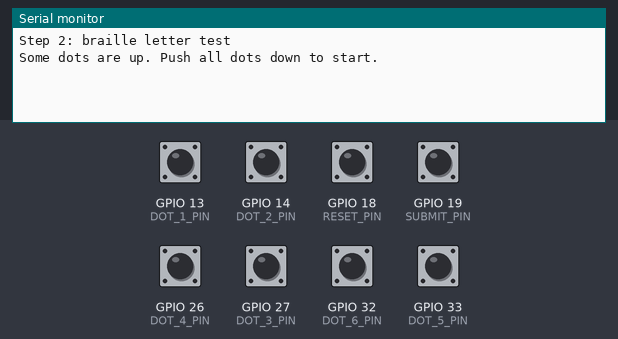
Bench run of a sketch on a simulated ESP32. On the bench: the last lines printed to the serial monitor. The inputs (shaded band) are chosen by the test bench; at power-on: GPIO 13 (DOT_1_PIN), GPIO 14 (DOT_2_PIN), GPIO 18 (RESET_PIN), GPIO 19 (SUBMIT_PIN), GPIO 26 (DOT_4_PIN), GPIO 27 (DOT_3_PIN), GPIO 32 (DOT_6_PIN), GPIO 33 (DOT_5_PIN) HIGH.

Above: at 1.2 s.
1.3 s: GPIO 13 (DOT_1_PIN) pulled LOW for 0.15 s
At 2.0 s:
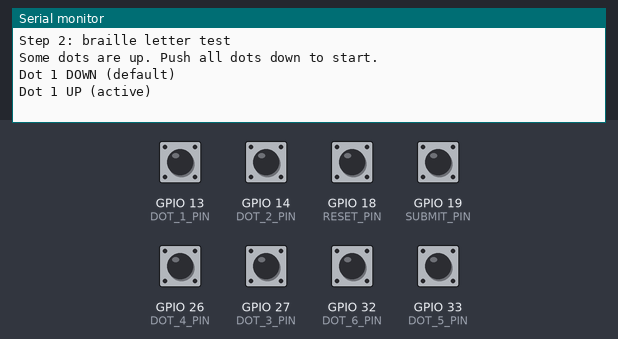
2.9 s: GPIO 18 (RESET_PIN) pulled LOW for 0.15 s
At 3.7 s:
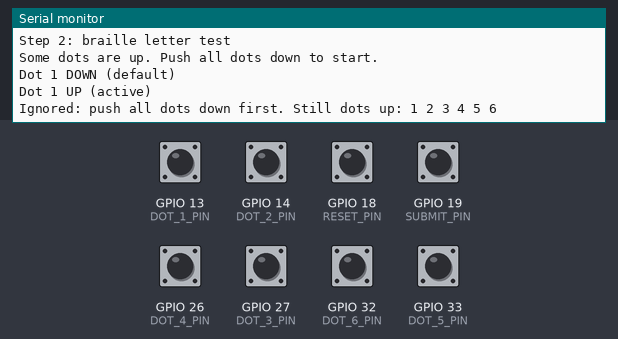
4.5 s: GPIO 14 (DOT_2_PIN) pulled LOW for 0.15 s
At 4.66 s:
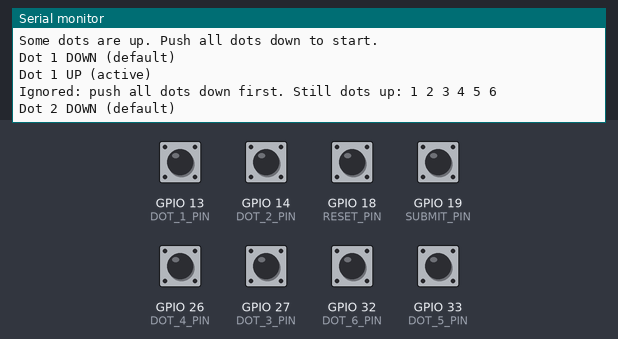
6.1 s: GPIO 26 (DOT_4_PIN) pulled LOW for 0.15 s
At 6.9 s:
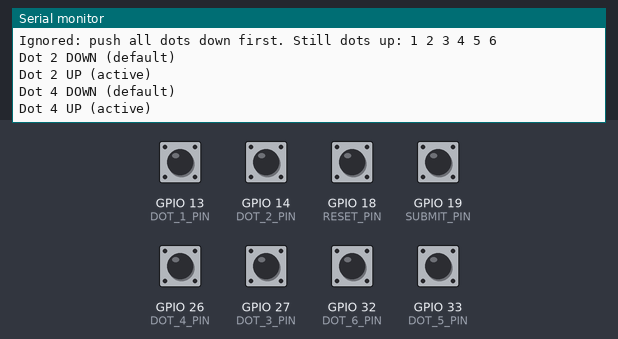
7.7 s: GPIO 27 (DOT_3_PIN) pulled LOW for 0.15 s
At 9.0 s:
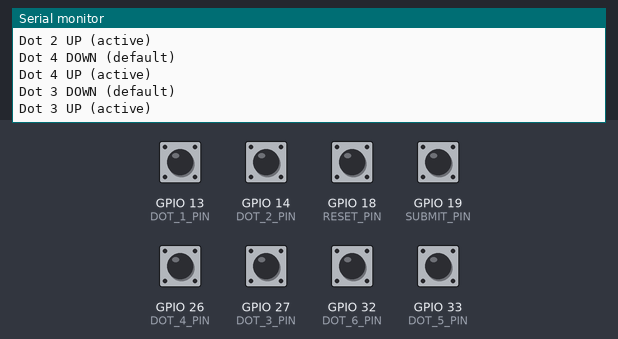
9.3 s: GPIO 32 (DOT_6_PIN) pulled LOW for 0.15 s
At 10.5 s:
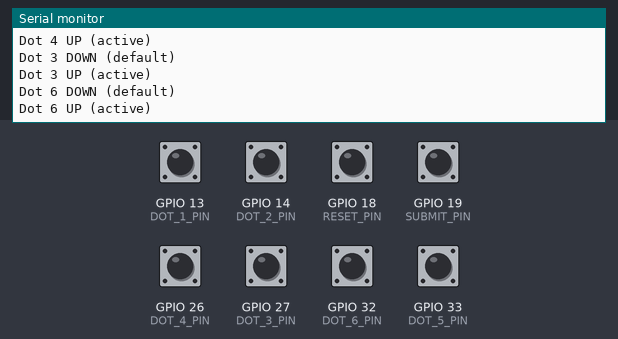
Timing chart, 0 to 11.9 s (numbered marks = the images above; inputs shaded):
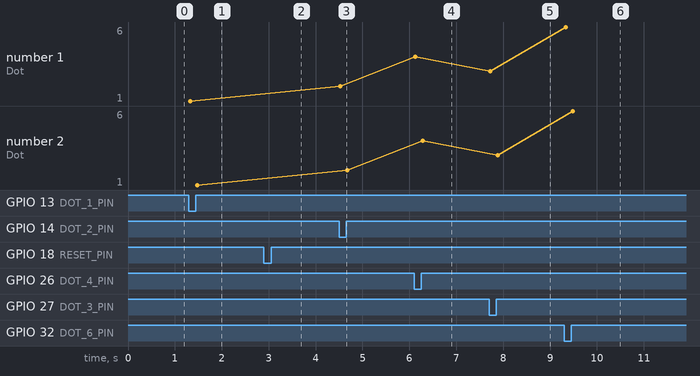

The sketch:

Braille-letter-coding.ino
```cpp
// Step 2: dots -> mask -> letter, shown on the Serial Monitor (no Bluetooth yet).
//
// Button logic on this device:
//  - Dots 1-6 are LATCHING buttons with REVERSED logic:
//      pushed down (locked) = default = pin LOW
//      up                   = active dot = pin HIGH
//  - Submit (V) and Reset (X) are normal momentary push buttons:
//      pressed = pin LOW (button to GND, internal pull-up)
//
// Flow:
//  READY            -> user raises dots, presses V -> mask + letter printed
//  WAITING_ANSWER   -> the app will answer later over Bluetooth. For now YOU are
//                      the app: type 1 (correct) or 2 (incorrect) in the Serial Monitor.
//  WAITING_DOTS_DOWN-> device ignores Submit until all 6 dots are pushed down again,
//                      so an old letter can never be sent twice.
//  Reset (X) in READY: cancels the letter locally (nothing sent to the app) and goes
//                      to WAITING_DOTS_DOWN, the same wait as after an answer.

// --- Pins (as wired on the breadboard, 23 Nov 2026) ---
const int DOT_1_PIN = 13;
const int DOT_2_PIN = 14;
const int DOT_3_PIN = 27;
const int DOT_4_PIN = 26;
const int DOT_5_PIN = 33;
const int DOT_6_PIN = 32;
const int RESET_PIN = 18;    // X
const int SUBMIT_PIN = 19;   // V

const int NUM_DOTS = 6;
const int dotPins[NUM_DOTS] = {DOT_1_PIN, DOT_2_PIN, DOT_3_PIN, DOT_4_PIN, DOT_5_PIN, DOT_6_PIN};

// Reversed logic for the latching dots: a dot is active when its button is UP.
const int DOT_ACTIVE = HIGH;
// Normal logic for the momentary V and X buttons.
const int BUTTON_PRESSED = LOW;

// Contacts bounce for a few ms; accept a new state only after it is stable this long.
const unsigned long DEBOUNCE_MS = 30;

// Answer bytes, same values as Filip's BLE protocol (Control characteristic).
const char ANSWER_CORRECT = '1';    // will be 0x01 over Bluetooth
const char ANSWER_INCORRECT = '2';  // will be 0x02 over Bluetooth

// --- Braille table: same masks as Filip's handover document ---
// Mask bits: dot 1 = 1, dot 2 = 2, dot 3 = 4, dot 4 = 8, dot 5 = 16, dot 6 = 32.
const uint8_t LETTER_MASKS[26] = {
  1,  3,  9, 25, 17, 11, 27, 19, 10, 26,   // a-j
  5,  7, 13, 29, 21, 15, 31, 23, 14, 30,   // k-t
  37, 39, 58, 45, 61, 53                   // u-z
};

// --- Debounced input (one per pin) ---
struct DebouncedPin {
  int pin;
  int stableState;
  int lastRaw;
  unsigned long lastChangeMs;
};

DebouncedPin dots[NUM_DOTS];
DebouncedPin submitButton;
DebouncedPin resetButton;

void initPin(DebouncedPin &p, int pin) {
  pinMode(pin, INPUT_PULLUP);
  p.pin = pin;
  p.stableState = digitalRead(pin);
  p.lastRaw = p.stableState;
  p.lastChangeMs = 0;
}

// Updates the debounced state. Returns true only at the moment the state changes.
bool updatePin(DebouncedPin &p, unsigned long now) {
  int raw = digitalRead(p.pin);
  if (raw != p.lastRaw) {
    p.lastRaw = raw;
    p.lastChangeMs = now;
  }
  if (raw != p.stableState && (now - p.lastChangeMs) >= DEBOUNCE_MS) {
    p.stableState = raw;
    return true;
  }
  return false;
}

// --- Device states ---
enum DeviceState { READY, WAITING_ANSWER, WAITING_DOTS_DOWN };
DeviceState state = READY;

uint8_t readMask() {
  uint8_t mask = 0;
  for (int i = 0; i < NUM_DOTS; i++) {
    if (dots[i].stableState == DOT_ACTIVE) {
      mask |= (1 << i);   // dot 1 -> bit 0 ... dot 6 -> bit 5
    }
  }
  return mask;
}

// Returns 'a'-'z', or '?' if the mask is not a letter (0 = empty cell).
char maskToLetter(uint8_t mask) {
  for (int i = 0; i < 26; i++) {
    if (LETTER_MASKS[i] == mask) {
      return 'a' + i;
    }
  }
  return '?';
}

void printDots(uint8_t mask) {
  Serial.print("dots up: ");
  bool any = false;
  for (int i = 0; i < NUM_DOTS; i++) {
    if (mask & (1 << i)) {
      Serial.print(i + 1);
      Serial.print(' ');
      any = true;
    }
  }
  if (!any) {
    Serial.print("none ");
  }
}

void setup() {
  Serial.begin(115200);
  for (int i = 0; i < NUM_DOTS; i++) {
    initPin(dots[i], dotPins[i]);
  }
  initPin(submitButton, SUBMIT_PIN);
  initPin(resetButton, RESET_PIN);

  Serial.println("Step 2: braille letter test");
  if (readMask() != 0) {
    // Start in the "wait" state so dots left up from before are not sent by accident.
    state = WAITING_DOTS_DOWN;
    Serial.println("Some dots are up. Push all dots down to start.");
  } else {
    Serial.println("READY: raise dots for a letter, then press V.");
  }
}

void loop() {
  unsigned long now = millis();

  // Report every dot change, so you can follow what the device sees.
  for (int i = 0; i < NUM_DOTS; i++) {
    if (updatePin(dots[i], now)) {
      Serial.print("Dot ");
      Serial.print(i + 1);
      Serial.println(dots[i].stableState == DOT_ACTIVE ? " UP (active)" : " DOWN (default)");
    }
  }

  bool submitPressed = updatePin(submitButton, now) && submitButton.stableState == BUTTON_PRESSED;
  bool resetPressed  = updatePin(resetButton, now)  && resetButton.stableState == BUTTON_PRESSED;

  switch (state) {
    case READY:
      if (resetPressed) {
        // Reset (X) is local only: nothing is sent to the app.
        // Like after an answer, the user must push all dots down before typing again.
        Serial.println("RESET: letter cancelled (nothing sent). Push all dots down to continue.");
        state = WAITING_DOTS_DOWN;
        break;
      }
      if (submitPressed) {
        uint8_t mask = readMask();
        Serial.print("SUBMIT  ");
        printDots(mask);
        Serial.print(" mask = ");
        Serial.print(mask);
        Serial.print("  letter = ");
        Serial.println(maskToLetter(mask));
        Serial.println("Waiting for answer: type 1 (correct) or 2 (incorrect)");
        state = WAITING_ANSWER;
      }
      break;

    case WAITING_ANSWER:
      if (submitPressed) {
        Serial.println("V ignored: still waiting for the answer");
      }
      if (resetPressed) {
        // The letter was already sent, so the app's answer must still arrive first.
        Serial.println("X ignored: still waiting for the answer");
      }
      if (Serial.available() > 0) {
        char c = Serial.read();
        if (c == ANSWER_CORRECT || c == ANSWER_INCORRECT) {
          Serial.println(c == ANSWER_CORRECT ? "Answer: CORRECT" : "Answer: INCORRECT");
          Serial.println("Push all dots down to continue.");
          state = WAITING_DOTS_DOWN;
        }
        // Other characters (like the newline from the Serial Monitor) are ignored.
      }
      break;

    case WAITING_DOTS_DOWN:
      if (submitPressed || resetPressed) {
        // Say which dots are still up, so a stuck dot or loose wire is easy to find.
        Serial.print("Ignored: push all dots down first. Still ");
        printDots(readMask());
        Serial.println();
      }
      if (readMask() == 0) {
        Serial.println("All dots down. READY for the next letter.");
        state = READY;
      }
      break;
  }
}
```

Measured:
- after the input at 1.3 s, the serial monitor: prints a new line at once (image 1)
- after the input at 2.9 s, the serial monitor: prints a new line at once (image 2)
- after the input at 4.5 s, the serial monitor: prints a new line at once (image 3)
- after the input at 6.1 s, the serial monitor: prints a new line at once (image 4)
- after the input at 7.7 s, the serial monitor: prints a new line at once (image 5)
- after the input at 9.3 s, the serial monitor: prints a new line at once (image 6)
- plotted number 1: 2 → 4 after the input at 6.1 s, 4 → 3 after the input at 7.7 s, 3 → 6 after the input at 9.3 s
- plotted number 2: 2 → 4 after the input at 6.1 s, 4 → 3 after the input at 7.7 s, 3 → 6 after the input at 9.3 s
